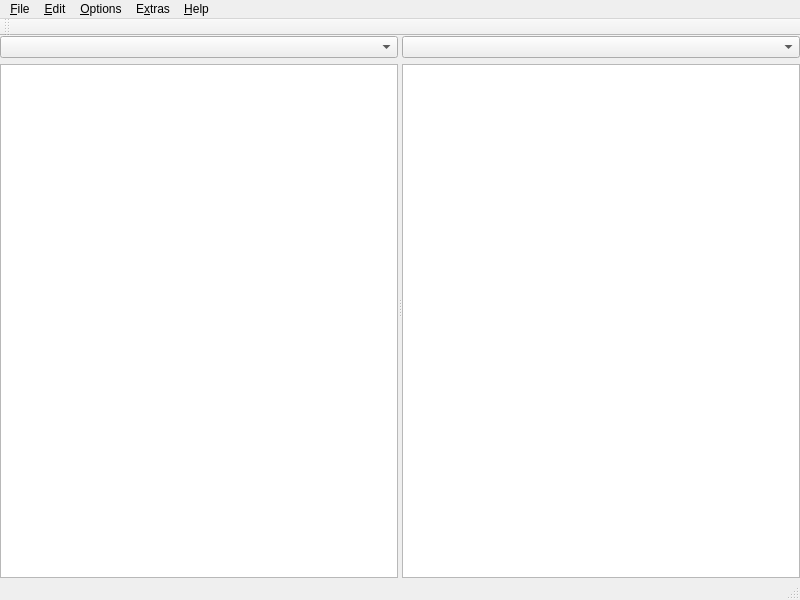
<?xml version="1.0" encoding="UTF-8"?>
<ui version="4.0">
 <class>MainWindow</class>
 <widget class="QMainWindow" name="MainWindow">
  <property name="geometry">
   <rect>
    <x>0</x>
    <y>0</y>
    <width>800</width>
    <height>600</height>
   </rect>
  </property>
  <property name="windowTitle">
   <string/>
  </property>
  <widget class="QWidget" name="container">
   <layout class="QVBoxLayout" name="verticalLayout_3">
    <property name="leftMargin">
     <number>0</number>
    </property>
    <property name="topMargin">
     <number>0</number>
    </property>
    <property name="rightMargin">
     <number>0</number>
    </property>
    <property name="bottomMargin">
     <number>0</number>
    </property>
    <item>
     <widget class="QSplitter" name="splitter">
      <property name="orientation">
       <enum>Qt::Horizontal</enum>
      </property>
      <widget class="QWidget" name="verticalLayoutWidget">
       <layout class="QVBoxLayout" name="verticalLayout">
        <item>
         <widget class="QComboBox" name="from"/>
        </item>
        <item>
         <widget class="QTextEdit" name="textEdit"/>
        </item>
       </layout>
      </widget>
      <widget class="QWidget" name="verticalLayoutWidget_2">
       <layout class="QVBoxLayout" name="verticalLayout_2">
        <item>
         <widget class="QComboBox" name="to"/>
        </item>
        <item>
         <widget class="QPlainTextEdit" name="plainTextEdit">
          <property name="readOnly">
           <bool>true</bool>
          </property>
         </widget>
        </item>
       </layout>
      </widget>
     </widget>
    </item>
   </layout>
  </widget>
  <widget class="QMenuBar" name="menubar">
   <property name="geometry">
    <rect>
     <x>0</x>
     <y>0</y>
     <width>800</width>
     <height>20</height>
    </rect>
   </property>
   <widget class="QMenu" name="menuFile">
    <property name="title">
     <string>&amp;File</string>
    </property>
    <widget class="QMenu" name="menuRecentlyOpened">
     <property name="enabled">
      <bool>true</bool>
     </property>
     <property name="title">
      <string>Recently opened</string>
     </property>
    </widget>
    <addaction name="actionOpen"/>
    <addaction name="menuRecentlyOpened"/>
    <addaction name="separator"/>
    <addaction name="actionSave"/>
    <addaction name="actionSaveAs"/>
    <addaction name="separator"/>
    <addaction name="actionPrint"/>
    <addaction name="actionPrintPreview"/>
    <addaction name="separator"/>
    <addaction name="actionExit"/>
   </widget>
   <widget class="QMenu" name="menuEdit">
    <property name="title">
     <string>&amp;Edit</string>
    </property>
    <addaction name="actionUndo"/>
    <addaction name="actionRedo"/>
    <addaction name="separator"/>
    <addaction name="actionCut"/>
    <addaction name="actionCopy"/>
    <addaction name="actionPaste"/>
    <addaction name="separator"/>
    <addaction name="actionSelectAll"/>
   </widget>
   <widget class="QMenu" name="menuExtras">
    <property name="enabled">
     <bool>true</bool>
    </property>
    <property name="title">
     <string>E&amp;xtras</string>
    </property>
    <addaction name="actionWord_wrap"/>
   </widget>
   <widget class="QMenu" name="menu_Help">
    <property name="title">
     <string>&amp;Help</string>
    </property>
    <addaction name="separator"/>
    <addaction name="actionAbout"/>
    <addaction name="actionAboutQt"/>
   </widget>
   <widget class="QMenu" name="menu_Options">
    <property name="title">
     <string>&amp;Options</string>
    </property>
   </widget>
   <addaction name="menuFile"/>
   <addaction name="menuEdit"/>
   <addaction name="menu_Options"/>
   <addaction name="menuExtras"/>
   <addaction name="menu_Help"/>
  </widget>
  <widget class="QStatusBar" name="statusbar"/>
  <widget class="QToolBar" name="File">
   <property name="windowTitle">
    <string>File</string>
   </property>
   <attribute name="toolBarArea">
    <enum>TopToolBarArea</enum>
   </attribute>
   <attribute name="toolBarBreak">
    <bool>false</bool>
   </attribute>
  </widget>
  <action name="actionOpen">
   <property name="text">
    <string>Open</string>
   </property>
  </action>
  <action name="actionSave">
   <property name="text">
    <string>Save</string>
   </property>
  </action>
  <action name="actionSaveAs">
   <property name="text">
    <string>Save as</string>
   </property>
  </action>
  <action name="actionPrint">
   <property name="enabled">
    <bool>true</bool>
   </property>
   <property name="text">
    <string>Print</string>
   </property>
  </action>
  <action name="actionPrintPreview">
   <property name="enabled">
    <bool>true</bool>
   </property>
   <property name="text">
    <string>Print preview</string>
   </property>
   <property name="shortcut">
    <string>Ctrl+Shift+P</string>
   </property>
  </action>
  <action name="actionExit">
   <property name="text">
    <string>Exit</string>
   </property>
   <property name="menuRole">
    <enum>QAction::QuitRole</enum>
   </property>
  </action>
  <action name="actionUndo">
   <property name="text">
    <string>Undo</string>
   </property>
  </action>
  <action name="actionRedo">
   <property name="text">
    <string>Redo</string>
   </property>
  </action>
  <action name="actionCut">
   <property name="text">
    <string>Cut</string>
   </property>
  </action>
  <action name="actionCopy">
   <property name="text">
    <string>Copy</string>
   </property>
  </action>
  <action name="actionPaste">
   <property name="text">
    <string>Paste</string>
   </property>
  </action>
  <action name="actionSelectAll">
   <property name="text">
    <string>Select all</string>
   </property>
  </action>
  <action name="actionAbout">
   <property name="text">
    <string>About</string>
   </property>
   <property name="menuRole">
    <enum>QAction::AboutRole</enum>
   </property>
  </action>
  <action name="actionAboutQt">
   <property name="text">
    <string>About Qt</string>
   </property>
   <property name="menuRole">
    <enum>QAction::AboutQtRole</enum>
   </property>
  </action>
  <action name="actionPause_preview">
   <property name="checkable">
    <bool>true</bool>
   </property>
   <property name="text">
    <string>Pause preview</string>
   </property>
  </action>
  <action name="actionWord_wrap">
   <property name="checkable">
    <bool>true</bool>
   </property>
   <property name="icon">
    <iconset theme="text-wrap">
     <normaloff>.</normaloff>.</iconset>
   </property>
   <property name="text">
    <string>Line wrap</string>
   </property>
  </action>
  <action name="actionMarkdown_Syntax">
   <property name="text">
    <string>Markdown Syntax</string>
   </property>
  </action>
  <action name="actionReload">
   <property name="text">
    <string>Reload &quot;%1&quot;</string>
   </property>
  </action>
  <action name="actionOpen_in_web_browser">
   <property name="text">
    <string>Open HTML in web browser</string>
   </property>
  </action>
  <action name="actionSplit_output_into_multiple_lines">
   <property name="checkable">
    <bool>true</bool>
   </property>
   <property name="checked">
    <bool>true</bool>
   </property>
   <property name="text">
    <string>Split output into multiple lines</string>
   </property>
   <property name="toolTip">
    <string>Split output into multiple lines</string>
   </property>
  </action>
  <action name="actionescape_character_to_for_printf_formatting_string">
   <property name="checkable">
    <bool>true</bool>
   </property>
   <property name="text">
    <string>Escape % character to %%</string>
   </property>
   <property name="toolTip">
    <string>Escape % character to %% (for printf formatting string)</string>
   </property>
  </action>
  <action name="actionRemove_duplicates">
   <property name="checkable">
    <bool>true</bool>
   </property>
   <property name="checked">
    <bool>true</bool>
   </property>
   <property name="text">
    <string>Remove duplicates</string>
   </property>
  </action>
  <action name="actionSort">
   <property name="checkable">
    <bool>true</bool>
   </property>
   <property name="checked">
    <bool>true</bool>
   </property>
   <property name="text">
    <string>Sort</string>
   </property>
  </action>
  <action name="actionSkip_empty">
   <property name="checkable">
    <bool>true</bool>
   </property>
   <property name="checked">
    <bool>true</bool>
   </property>
   <property name="text">
    <string>Skip empty</string>
   </property>
  </action>
  <action name="actionTrimm">
   <property name="checkable">
    <bool>true</bool>
   </property>
   <property name="checked">
    <bool>true</bool>
   </property>
   <property name="text">
    <string>Trimm</string>
   </property>
  </action>
  <action name="actionSort_numbers">
   <property name="checkable">
    <bool>true</bool>
   </property>
   <property name="text">
    <string>Sort numbers</string>
   </property>
   <property name="toolTip">
    <string>Sort numbers (slower)</string>
   </property>
  </action>
  <action name="actionCase_sensetive">
   <property name="checkable">
    <bool>true</bool>
   </property>
   <property name="text">
    <string>Case sensitive</string>
   </property>
   <property name="toolTip">
    <string>Case sensetive</string>
   </property>
  </action>
 </widget>
 <resources/>
 <connections/>
</ui>
